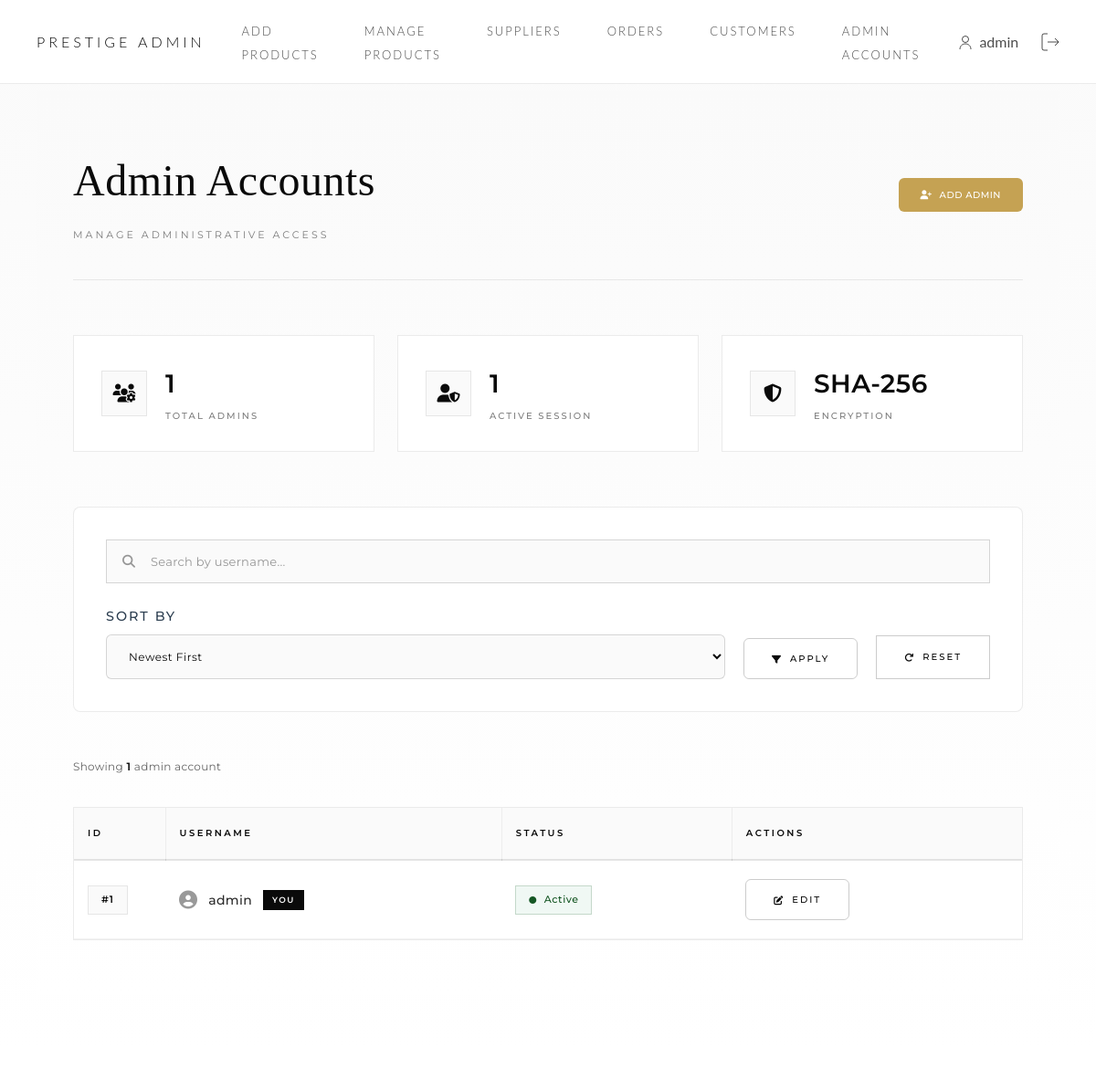
The app's page /admin/adminaccounts.php (signed in, upper part), older data.
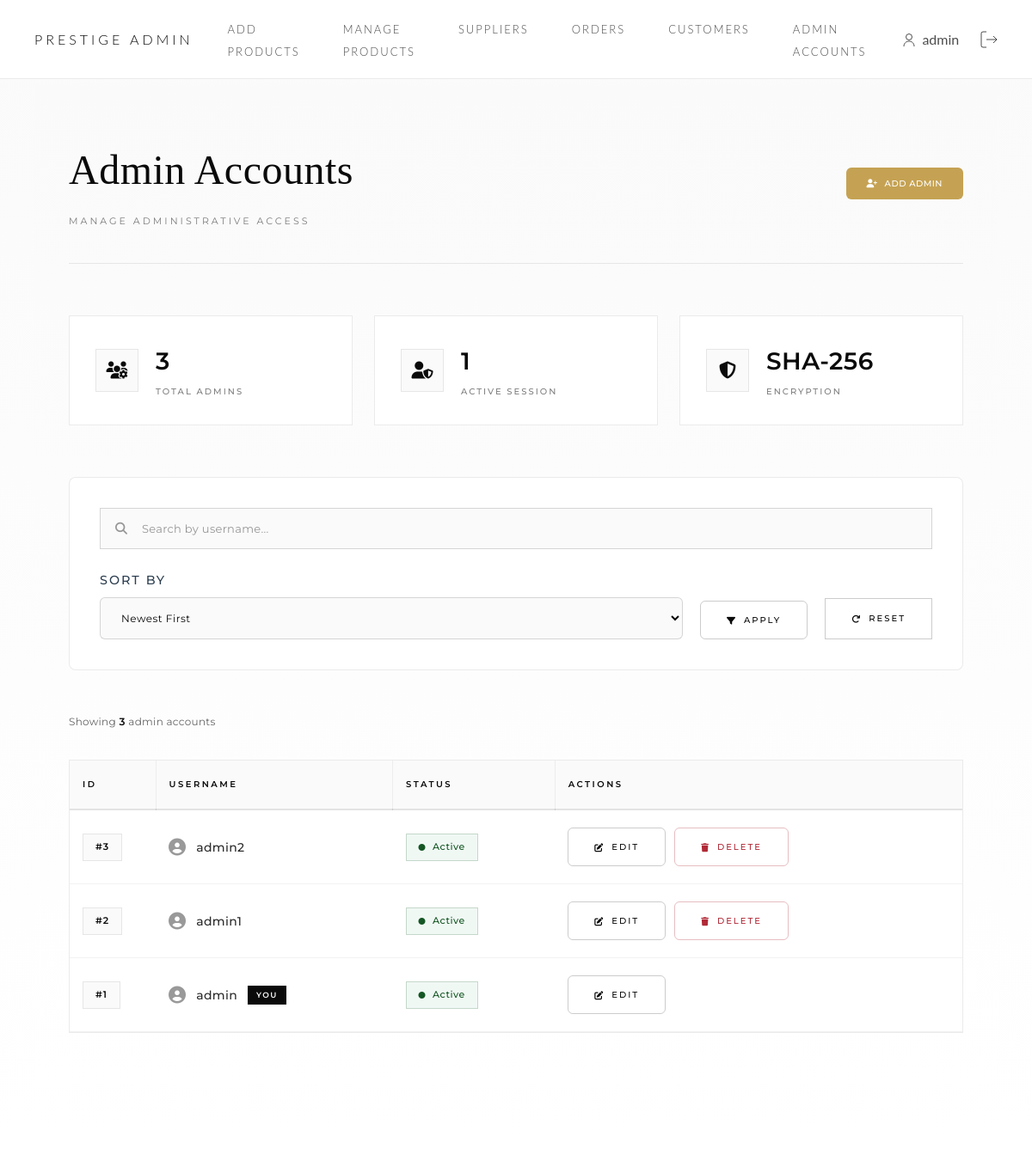
The same page, newer data.
### tables this page shows
CREATE TABLE `users` (
  `user_id` int(11) NOT NULL,
  `username` varchar(50) NOT NULL,
  `password` varchar(255) NOT NULL
);

### admin/adminaccounts.php (the view, shortened to what the changed rows need)
<?php
require_once '../includes/adminheader.php';
$pdo->setAttribute(PDO::ATTR_ERRMODE, PDO::ERRMODE_EXCEPTION);
$sort_by = $_GET['sort'] ?? 'newest';
$query = "SELECT * FROM users WHERE 1=1";
$params = [];
switch ($sort_by) {
    default:
        $query .= " ORDER BY user_id DESC";
}
$stmt = $pdo->prepare($query);
$stmt->execute($params);
$admins = $stmt->fetchAll();
$total_admins = count($admins);
?>
<link rel="stylesheet" href="https://cdnjs.cloudflare.com/ajax/libs/font-awesome/6.4.0/css/all.min.css">
<div class="admin-main">
    <div class="luxury-accounts-container">
        <div class="page-header-lux">
            <div class="header-content">
                <h1 class="lux-admin-title">Admin Accounts</h1>
            </div>
        </div>
        <div class="stats-grid">
            <div class="stat-card">
                <div class="stat-content">
                    <div class="stat-value"><?= number_format($total_admins); ?></div>
                    <div class="stat-label">Total Admins</div>
                </div>
            </div>
        </div>
        <div class="results-info">
            <p>Showing <strong><?= count($admins); ?></strong> admin account<?= count($admins) !== 1 ? 's' : ''; ?></p>
        </div>
        <div class="accounts-table-wrapper">
            <table class="luxury-table">
                <thead>
                    <tr>
                        <th>ID</th>
                        <th>Username</th>
                        <th>Status</th>
                        <th>Actions</th>
                    </tr>
                </thead>
                <tbody>
                    <?php if (empty($admins)): ?>
                        <tr>
                            <td colspan="4" class="empty-state">
                                <i class="fas fa-user-slash"></i>
                                <p>No admin accounts found.</p>
                            </td>
                        </tr>
                    <?php else: ?>
                        <?php foreach ($admins as $admin): ?>
                            <tr class="account-row">
                                <td class="account-id">
                                    <span class="id-badge">#<?= $admin['user_id']; ?></span>
                                </td>
                                <td class="account-username">
                                    <div class="username-wrapper">
                                        <i class="fas fa-user-circle"></i>
                                        <span><?= htmlspecialchars($admin['username']); ?></span>
                                        <?php if ($admin['user_id'] == $_SESSION['admin_id']): ?>
                                            <span class="you-badge">You</span>
                                        <?php endif; ?>
                                    </div>
                                </td>
                                <td class="account-status">
                                    <span class="status-badge active">
                                        <i class="fas fa-circle"></i>
                                        Active
                                    </span>
                                </td>
                                <td class="actions-cell">
                                    <button class="btn-lux btn-edit"
                                            onclick="openEditModal(<?= $admin['user_id']; ?>, '<?= htmlspecialchars($admin['username'], ENT_QUOTES); ?>')"
                                            title="Edit Admin">
                                        <i class="fas fa-edit"></i>
                                        <span>Edit</span>
                                    </button>
                                    <?php if ($admin['user_id'] != $_SESSION['admin_id']): ?>
                                        <form method="POST" class="delete-form" style="display: inline;">
                                            <button type="submit" name="delete_admin"
                                                    class="btn-lux btn-delete"
                                                    onclick="return confirm('Are you sure you want to delete this admin account? This action cannot be undone.')"
                                                    title="Delete Admin">
                                                <i class="fas fa-trash"></i>
                                                <span>Delete</span>
                                            </button>
                                        </form>
                                    <?php endif; ?>
                                </td>
                            </tr>
                        <?php endforeach; ?>
                    <?php endif; ?>
                </tbody>
            </table>
        </div>
    </div>
</div>
<?php require_once '../includes/footer.php'; ?>

Row changes from the older to the newer data that the page shows:
added users: user_id "3", username "admin2"
added users: user_id "2", username "admin1"
Text that changed along with them:
$total_admins: "1" → "3"
count($admins): "1" → "3"
text now shown: "s"
